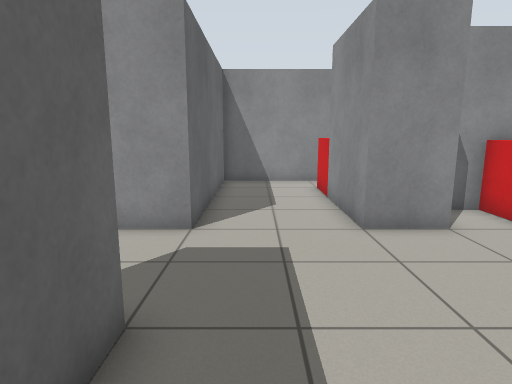
view 1 (above)

16 first-person views from a walk through a world built for the Gazebo simulator. The camera is 1.1 m above the floor, tilts 10° down and sees 75° across. The floor is counted in squares, 0.5 m on a side. Each view is taken from the middle of a square. On the plan, view 1 faces up. The plan holds only what a view shows up to about 19 squares ahead; the rest is blank.

view 2
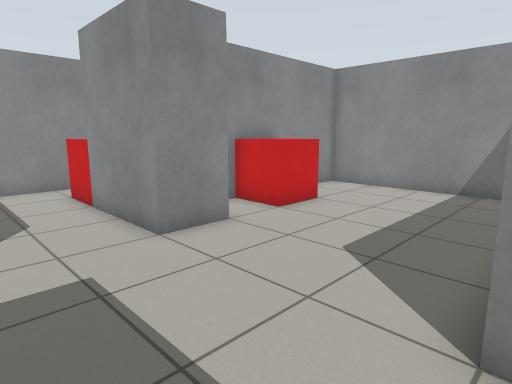

view 3
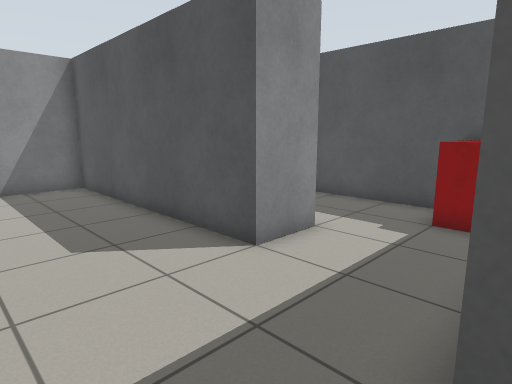

view 4
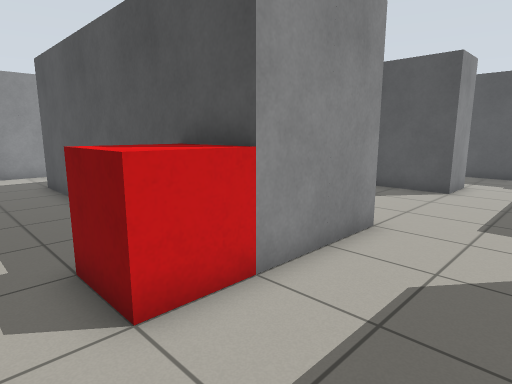

view 5
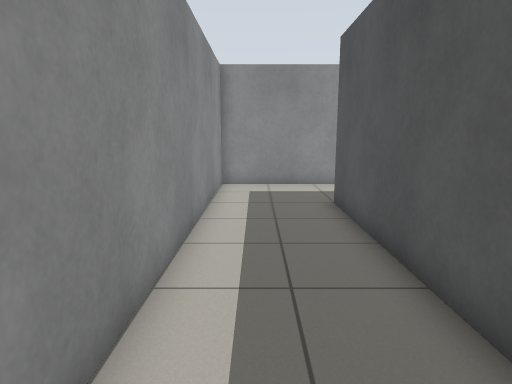

view 6
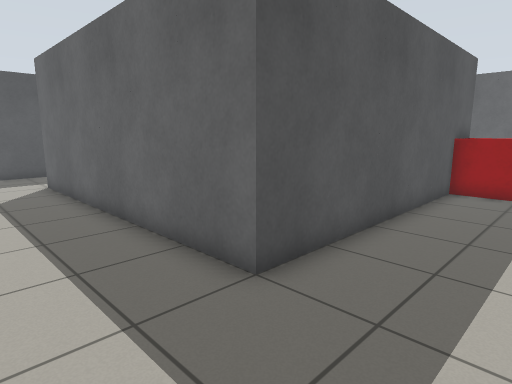

view 7
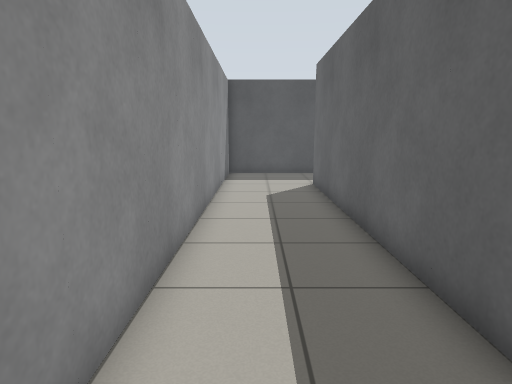

view 8
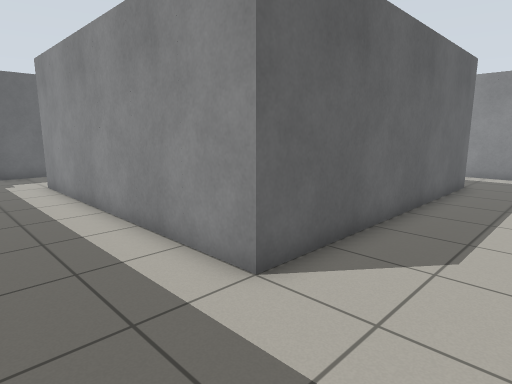

view 9
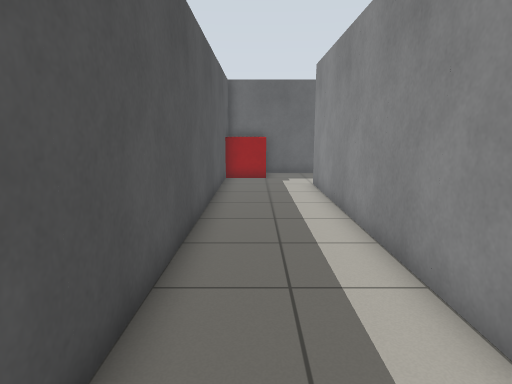

view 10
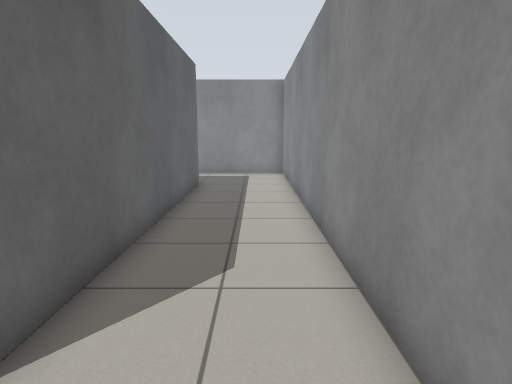

view 11
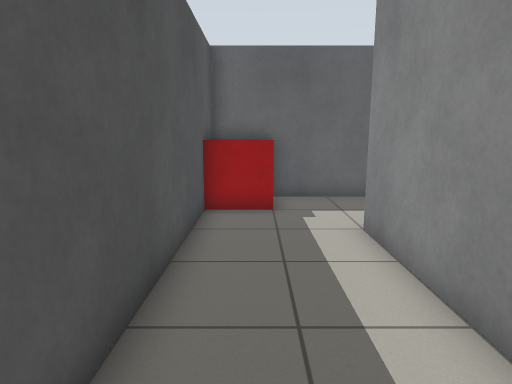

view 12
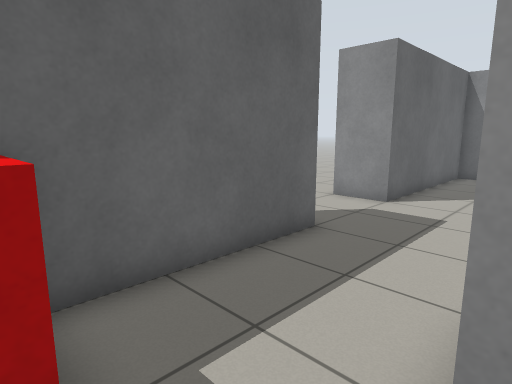

view 13
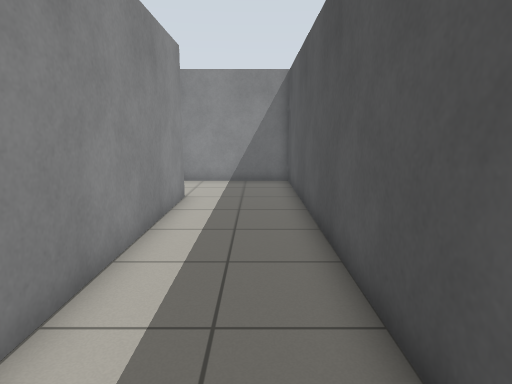

view 14
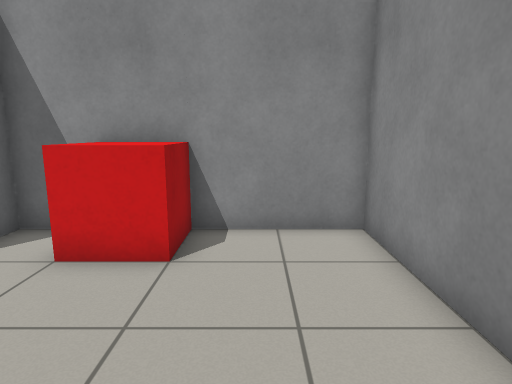

view 15
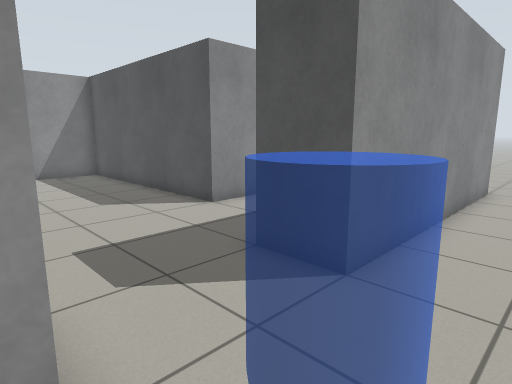

view 16
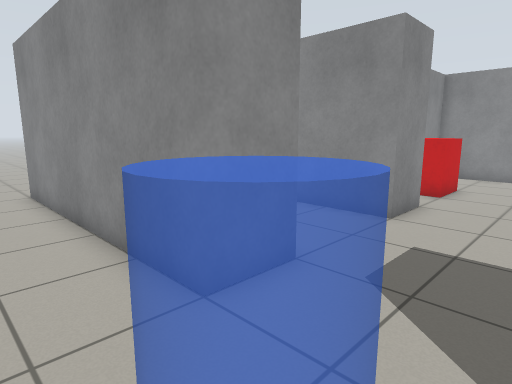

### Floor plan
Points are (right, up) in squares from view 1. A wall is a line through its corners. A room is listed if a view was taken in it or the views show most of it. See-through windows are left out.
Room 1 (views 1, 2, 3, 4, 5, 6, 7, 8, 9, 10, 11, 12, 13, 14)
walls: (4.6, 7.5) (2.5, 7.5) (2.5, 11.5) (14.5, 11.5) (14.5, -0.5) (2.5, -0.5) (2.5, 1.5) (12.5, 1.5) (12.5, 9.5) (4.5, 9.5) (4.5, 8.9); (3.9, 15.5) (-1.5, 15.5) (-1.5, 7.5) (-3.5, 7.5); (-3.5, 3.5) (-1.5, 3.5) (-1.5, -4.5) (18.5, -4.5) (18.5, 15.5) (5.6, 15.5)
ways out: opening at (-2.5, 5.5) to room 2
objects: marker (-1, -4) to (0, -3); marker (3, 12) to (4, 13); marker (7, 8) to (8, 9)
Room 2 (views 15, 16)
walls: (-3.5, 7.5) (-3.5, 17.5); (-3.5, -6.6) (-3.5, 3.5)
ways out: opening at (-2.5, 5.5) to room 1

Positions as (right, up) in squares from view 1, and headings:
1: (0, 0), facing up
2: (-1, 1), facing up-right
3: (-2, 6), facing down-right
4: (-1, 15), facing down-right
5: (4, 14), facing right
6: (18, 15), facing down-left
7: (17, 14), facing down
8: (18, -4), facing up-left
9: (17, -3), facing left
10: (17, -3), facing up
11: (10, -3), facing left
12: (3, -3), facing up-left
13: (3, -3), facing right
14: (10, 2), facing up
15: (-6, 8), facing down-right
16: (-6, 4), facing up-right
